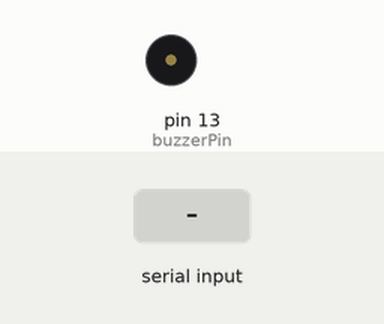
The sketch below on a simulated Arduino Mega 2560, built with avr-gcc and run on an emulated ATmega2560. Shown: buzzer (waves = sounding, pin HIGH). The test bench sets the inputs (shaded band).

Above: at 1.2 s.
1.3 s: "<200>" received over Serial
At 1.7 s:
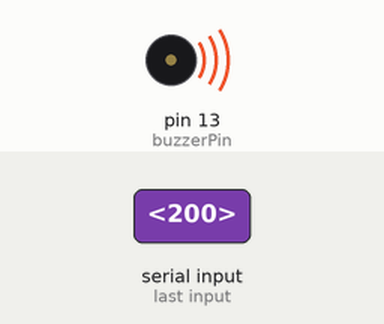
Timing chart, 0 to 4.3 s (numbered marks = the images above; inputs shaded):
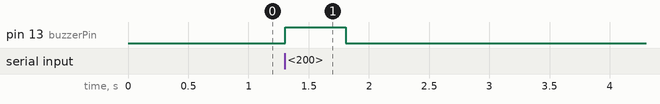

The sketch:

reciever.ino
```cpp
//buzzer
const int buzzerPin = 13;

//Variables
bool started= false;//Message is strated
bool ended 	= false;//Message is finished
char incomingByte ; //store the incoming byte
char msg[3];		//Message
byte index;			//Index of array


void setup() {
  pinMode(buzzerPin, OUTPUT);

  //xbee
  Serial.begin(9600);
  //terminal
  Serial1.begin(11520);
}

void loop() {

  while (Serial.available()>0){
  	//Read the incoming byte
    incomingByte = Serial.read();
    //Start the message with '<' symbol
    if(incomingByte == '<'){
     started = true;
     index = 0;
     msg[index] = '\0'; // Throw away any incomplete packet
    }
    //End the message with '>' symbol
    else if(incomingByte == '>'){
      ended = true;
      break; // Message finished. exit from while
    }
    //Read the message!
    else{
      if(index < 4){ // Make sure array is not full
        msg[index] = incomingByte; // Add char to array
        index++;
        msg[index] = '\0'; // Add NULL to end
      }
    }
 }

  if(started && ended){
    int value = atoi(msg);

    //process
    Serial1.println("water sensor value:");
    Serial1.println(value);
    Serial1.println();
    if (value>95){
      Serial1.println("Water level is HIGH!");
      Serial1.println();
      digitalWrite(buzzerPin, OUTPUT);
      delay(500);
      digitalWrite(buzzerPin, INPUT);
    } else if (value<10){
      Serial1.println("Water level is LOW!");
      Serial1.println();
    } else {
      Serial1.println("Water level is NORMAL!");
      Serial1.println();
    }

    //reset the message
    index = 0;
    msg[index] = '\0';
    started = false;
    ended = false;
  }

}
```

Measured:
- after the input at 1.3 s, pin 13 (buzzerPin): LOW → HIGH at once, → LOW 0.50 s later
